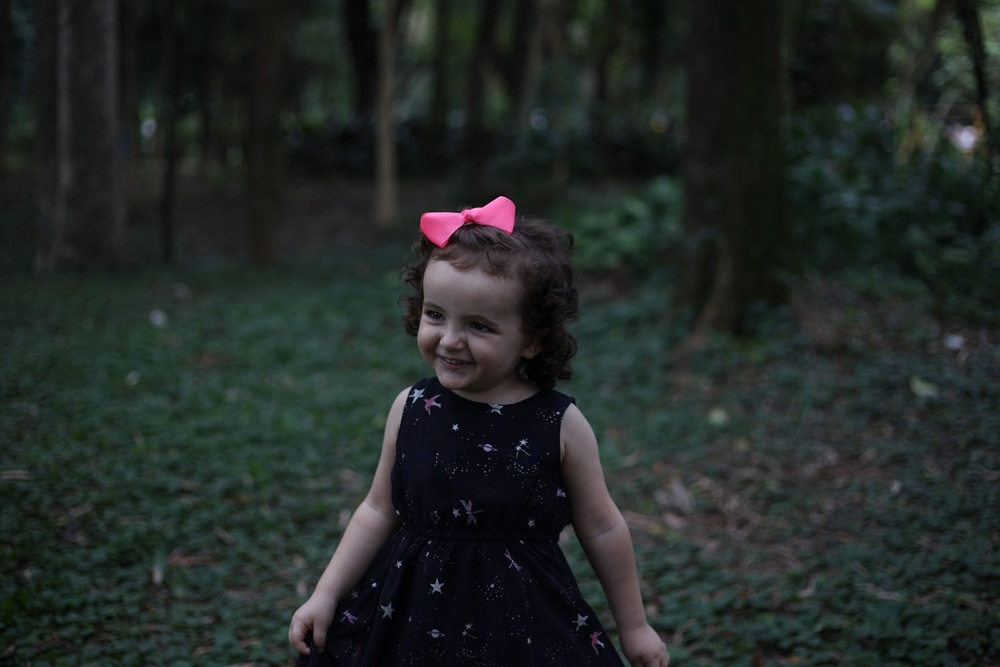
#> input picture relatorio9/girl.jpg, 1000 x 667 px, shrunk from 1500 x 1000 before the run
$ python ex1.py
#> lines starting #> are read from the running program, lines starting #| are printed output that depends on the picture
import matplotlib.pyplot as plt
import numpy as np
from PIL import Image

# Carregar a imagem
imagem = np.array(Image.open('girl.jpg'))
#> imagem is the input picture: shape (667, 1000, 3); mean R, G, B 34.9, 41.2, 38.5

# Extrair os canais de cor
canal_r = imagem[:,:,0]
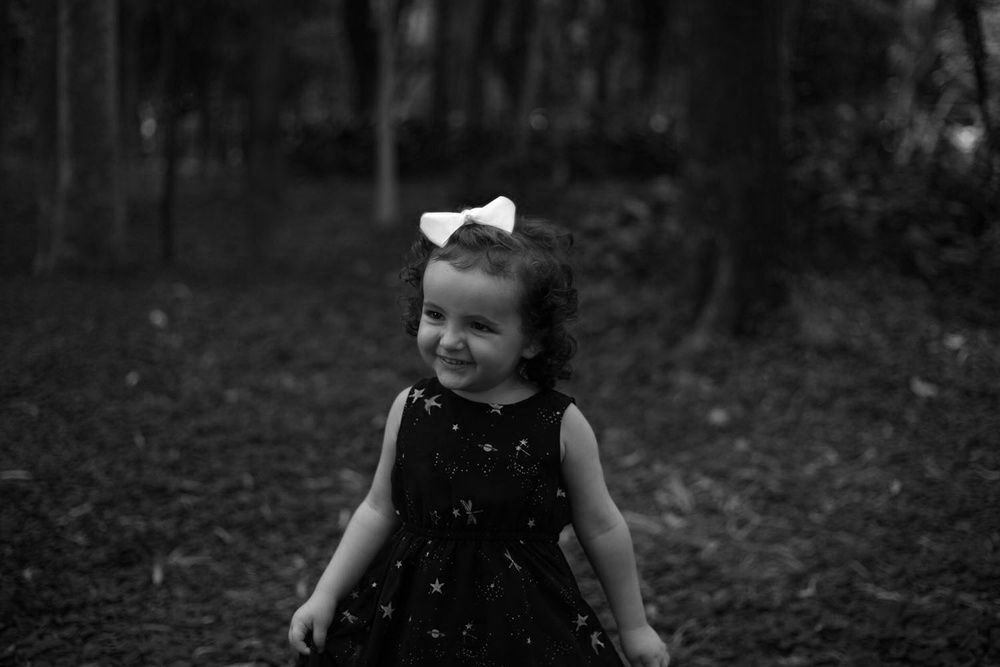
#> canal_r: shape (667, 1000); min 0, max 255, mean 34.9
canal_g = imagem[:,:,1]
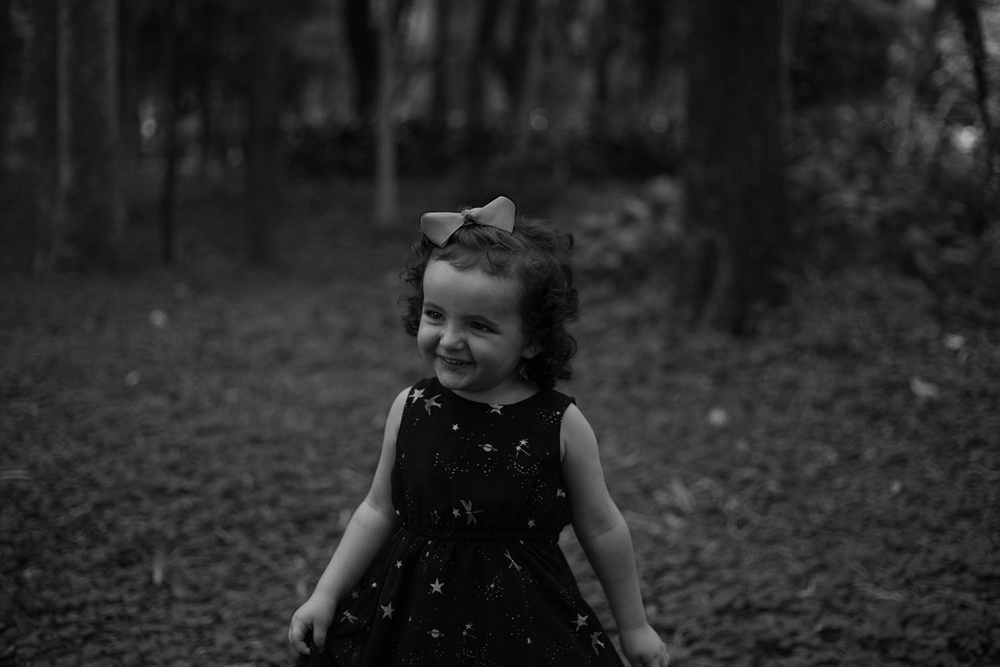
#> canal_g: shape (667, 1000); min 0, max 180, mean 41.2
canal_b = imagem[:,:,2]

# Calcular os histogramas dos canais de cor
hist_r, bins_r = np.histogram(canal_r.ravel(), bins=256, range=(0, 255))
#> hist_r = 256 values, max 17719 at index 32, min 2 at index 183, mean 2605.5; bins_r = 257 values from 0 to 255
hist_g, bins_g = np.histogram(canal_g.ravel(), bins=256, range=(0, 255))
#> hist_g = 256 values, max 12555 at index 46, min 0 at index 178, mean 2605.5; bins_g = 257 values from 0 to 255
hist_b, bins_b = np.histogram(canal_b.ravel(), bins=256, range=(0, 255))
#> hist_b = 256 values, max 15202 at index 17, min 0 at index 223, mean 2605.5; bins_b = 257 values from 0 to 255

# Calcular o histograma em escala de cinza usando o método de luminosidade
imagem_gray_luminosity = 0.2126 * canal_r + 0.7152 * canal_g + 0.0722 * canal_b
hist_gray_luminosity, bins_gray_luminosity = np.histogram(imagem_gray_luminosity.ravel(), bins=256, range=(0, 255))
#> hist_gray_luminosity = 256 values, max 13525 at index 42, min 0 at index 197, mean 2605.5; bins_gray_luminosity = 257 values from 0 to 255

# Plotar os histogramas
plt.figure(figsize=(10, 10))

# Histogramas dos canais de cor
plt.subplot(2, 1, 1)
plt.plot(hist_r, color='red', label='R')
plt.plot(hist_g, color='green', label='G')
plt.plot(hist_b, color='blue', label='B')
plt.xlabel('Valor do pixel')
plt.ylabel('Frequência')
plt.title('Histograma dos canais de cor')
plt.legend()

# Histograma em escala de cinza usando o método de luminosidade
plt.subplot(2, 1, 2)
plt.plot(hist_gray_luminosity, color='black')
plt.xlabel('Valor do pixel')
plt.ylabel('Frequência')
plt.title('Histograma em escala de cinza (Luminosidade)')

plt.tight_layout()
plt.show()
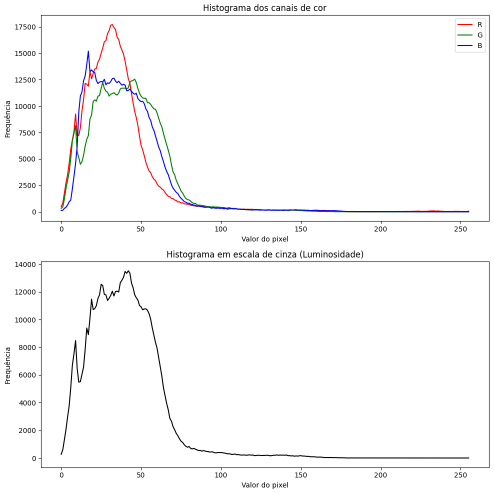
#> figure drawn by matplotlib, 2 panels; panel 1: curve peaks at x = 32, y = 17719; panel 1: curve peaks at x = 46, y = 12555; panel 1: curve peaks at x = 17, y = 15202; panel 2: curve peaks at x = 42, y = 13525
